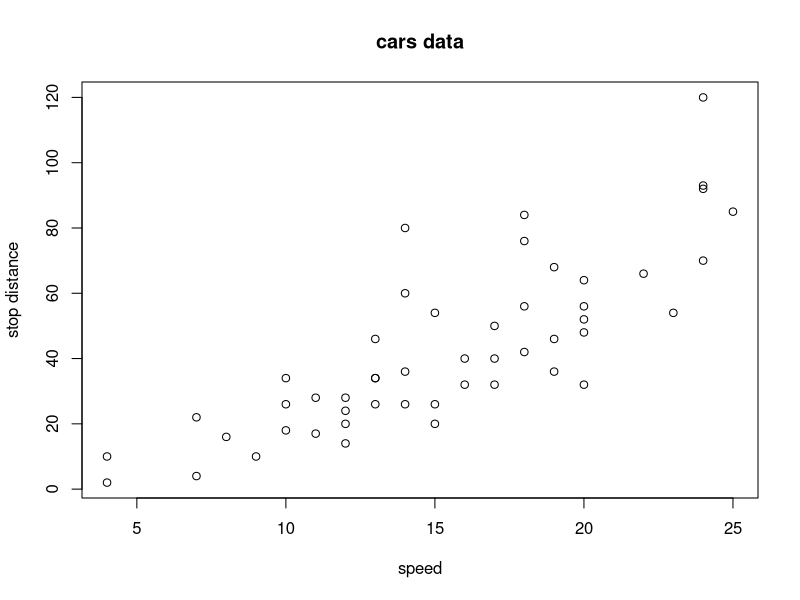
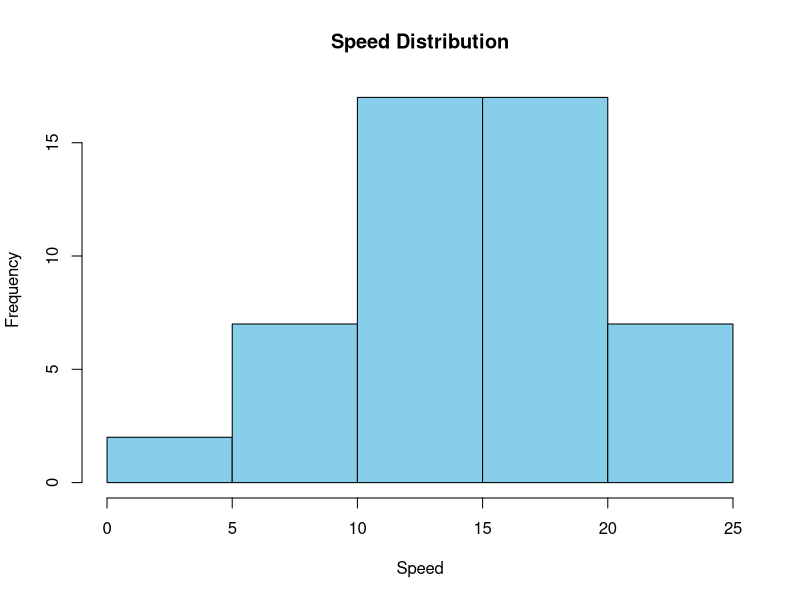
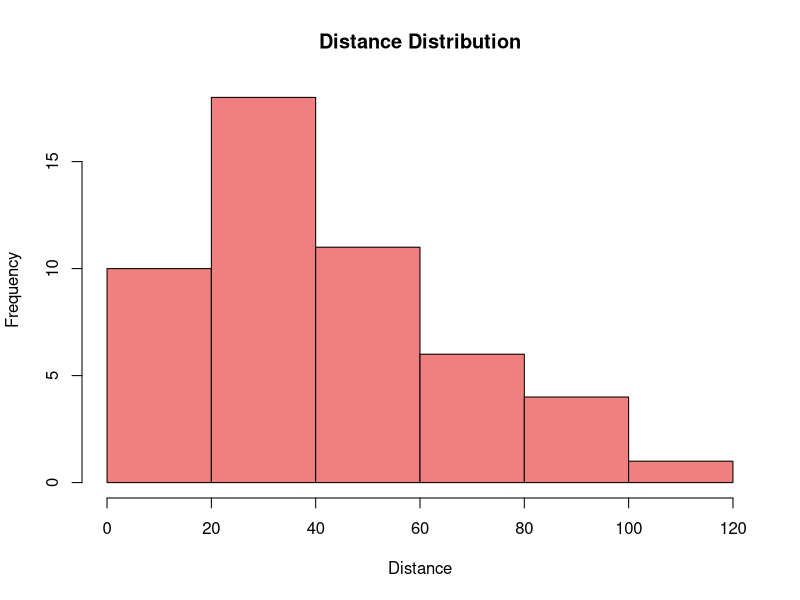

Here is the R script that generated these plots, in order: (Note: this script raises an error after producing the figures.)
# EXERCISE 3: Analyzing Cars Dataset

# 1. Get details about the dataset
names(cars)
colnames(cars)
rownames(cars)

# 2. View the dataset
View(cars)

# 3. Get data type
str(cars)

# 4. Summary of the data frame
summary(cars)

# 5. Separate by column and row
summary(cars)[, 1]
summary(cars)[, 2]

# 6. Plot speed vs distance
plot(cars$speed, cars$dist, 
     xlab = "speed", 
     ylab = "stop distance", 
     main = "cars data")

# 7. Histograms for speed and distance
hist(cars$speed, main = "Speed Distribution", xlab = "Speed", col = "skyblue")
hist(cars$dist, main = "Distance Distribution", xlab = "Distance", col = "lightcoral")

# 8. ANOVA analysis - create subsets and test
cars.1 <- cars[1:10, ]
cars.2 <- cars[11:20, ]
cars.3 <- cars[21:30, ]
cars.4 <- cars[31:50, ]

anova(lm(dist ~ speed, cars.1), lm(dist ~ speed, cars.2), lm(dist ~ speed, cars.3), lm(dist ~ speed, cars.4))
